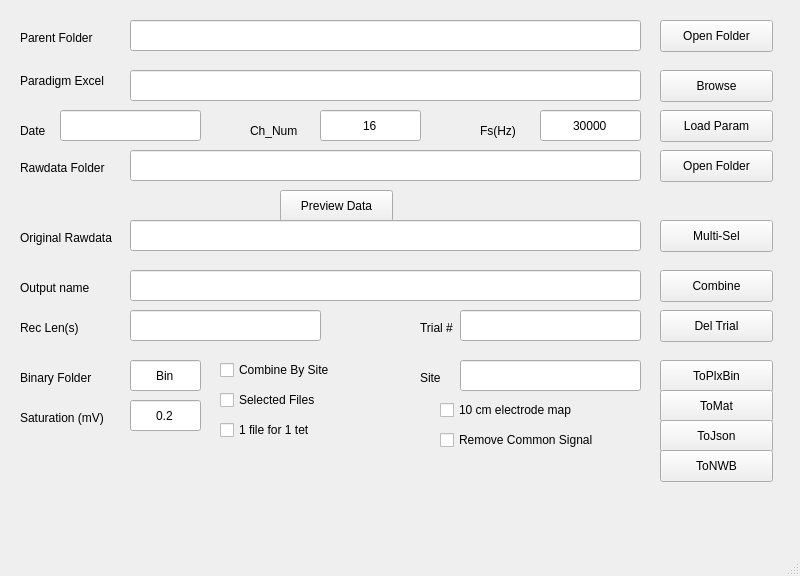
<?xml version="1.0" encoding="UTF-8"?>
<ui version="4.0">
 <class>MainWindow</class>
 <widget class="QMainWindow" name="MainWindow">
  <property name="geometry">
   <rect>
    <x>0</x>
    <y>0</y>
    <width>800</width>
    <height>576</height>
   </rect>
  </property>
  <property name="windowTitle">
   <string>MainWindow</string>
  </property>
  <widget class="QWidget" name="centralwidget">
   <widget class="QLineEdit" name="parent_folder_edit">
    <property name="geometry">
     <rect>
      <x>130</x>
      <y>20</y>
      <width>511</width>
      <height>31</height>
     </rect>
    </property>
   </widget>
   <widget class="QLabel" name="parent_folder_label">
    <property name="geometry">
     <rect>
      <x>20</x>
      <y>30</y>
      <width>91</width>
      <height>16</height>
     </rect>
    </property>
    <property name="text">
     <string>Parent Folder</string>
    </property>
   </widget>
   <widget class="QPushButton" name="open_parent_folder_btn">
    <property name="geometry">
     <rect>
      <x>660</x>
      <y>20</y>
      <width>113</width>
      <height>32</height>
     </rect>
    </property>
    <property name="text">
     <string>Open Folder</string>
    </property>
   </widget>
   <widget class="QLineEdit" name="para_excel_edit">
    <property name="geometry">
     <rect>
      <x>130</x>
      <y>70</y>
      <width>511</width>
      <height>31</height>
     </rect>
    </property>
   </widget>
   <widget class="QLabel" name="para_excel_label">
    <property name="geometry">
     <rect>
      <x>20</x>
      <y>70</y>
      <width>101</width>
      <height>21</height>
     </rect>
    </property>
    <property name="text">
     <string>Paradigm Excel</string>
    </property>
   </widget>
   <widget class="QPushButton" name="browse_para_excel_btn">
    <property name="geometry">
     <rect>
      <x>660</x>
      <y>70</y>
      <width>113</width>
      <height>32</height>
     </rect>
    </property>
    <property name="text">
     <string>Browse</string>
    </property>
   </widget>
   <widget class="QLabel" name="date_label">
    <property name="geometry">
     <rect>
      <x>20</x>
      <y>120</y>
      <width>31</width>
      <height>21</height>
     </rect>
    </property>
    <property name="text">
     <string>Date</string>
    </property>
   </widget>
   <widget class="QLineEdit" name="date_edit">
    <property name="geometry">
     <rect>
      <x>60</x>
      <y>110</y>
      <width>141</width>
      <height>31</height>
     </rect>
    </property>
   </widget>
   <widget class="QLabel" name="ch_num_label">
    <property name="geometry">
     <rect>
      <x>250</x>
      <y>120</y>
      <width>51</width>
      <height>21</height>
     </rect>
    </property>
    <property name="text">
     <string>Ch_Num</string>
    </property>
   </widget>
   <widget class="QLineEdit" name="ch_num_edit">
    <property name="geometry">
     <rect>
      <x>320</x>
      <y>110</y>
      <width>101</width>
      <height>31</height>
     </rect>
    </property>
    <property name="text">
     <string>16</string>
    </property>
    <property name="alignment">
     <set>Qt::AlignCenter</set>
    </property>
   </widget>
   <widget class="QLabel" name="fs_label">
    <property name="geometry">
     <rect>
      <x>480</x>
      <y>120</y>
      <width>51</width>
      <height>21</height>
     </rect>
    </property>
    <property name="text">
     <string>Fs(Hz)</string>
    </property>
   </widget>
   <widget class="QLineEdit" name="fs_edit">
    <property name="geometry">
     <rect>
      <x>540</x>
      <y>110</y>
      <width>101</width>
      <height>31</height>
     </rect>
    </property>
    <property name="text">
     <string>30000</string>
    </property>
    <property name="alignment">
     <set>Qt::AlignCenter</set>
    </property>
   </widget>
   <widget class="QPushButton" name="load_para_btn">
    <property name="geometry">
     <rect>
      <x>660</x>
      <y>110</y>
      <width>113</width>
      <height>32</height>
     </rect>
    </property>
    <property name="text">
     <string>Load Param</string>
    </property>
   </widget>
   <widget class="QLabel" name="rawdata_folder_label">
    <property name="geometry">
     <rect>
      <x>20</x>
      <y>160</y>
      <width>101</width>
      <height>16</height>
     </rect>
    </property>
    <property name="text">
     <string>Rawdata Folder</string>
    </property>
   </widget>
   <widget class="QLineEdit" name="rawdata_folder_edit">
    <property name="geometry">
     <rect>
      <x>130</x>
      <y>150</y>
      <width>511</width>
      <height>31</height>
     </rect>
    </property>
   </widget>
   <widget class="QPushButton" name="open_rawdata_folder_btn">
    <property name="geometry">
     <rect>
      <x>660</x>
      <y>150</y>
      <width>113</width>
      <height>32</height>
     </rect>
    </property>
    <property name="text">
     <string>Open Folder</string>
    </property>
   </widget>
   <widget class="QPushButton" name="prev_data_btn">
    <property name="geometry">
     <rect>
      <x>280</x>
      <y>190</y>
      <width>113</width>
      <height>32</height>
     </rect>
    </property>
    <property name="text">
     <string>Preview Data</string>
    </property>
   </widget>
   <widget class="QLabel" name="ori_rawdatas_label">
    <property name="geometry">
     <rect>
      <x>20</x>
      <y>230</y>
      <width>101</width>
      <height>16</height>
     </rect>
    </property>
    <property name="text">
     <string>Original Rawdata</string>
    </property>
   </widget>
   <widget class="QLineEdit" name="ori_rawdatas_edit">
    <property name="geometry">
     <rect>
      <x>130</x>
      <y>220</y>
      <width>511</width>
      <height>31</height>
     </rect>
    </property>
   </widget>
   <widget class="QPushButton" name="multisel_rawdatas_btn">
    <property name="geometry">
     <rect>
      <x>660</x>
      <y>220</y>
      <width>113</width>
      <height>32</height>
     </rect>
    </property>
    <property name="text">
     <string>Multi-Sel</string>
    </property>
   </widget>
   <widget class="QLabel" name="trial_n_label">
    <property name="geometry">
     <rect>
      <x>420</x>
      <y>320</y>
      <width>41</width>
      <height>16</height>
     </rect>
    </property>
    <property name="text">
     <string>Trial #</string>
    </property>
   </widget>
   <widget class="QLineEdit" name="trial_n_edit">
    <property name="geometry">
     <rect>
      <x>460</x>
      <y>310</y>
      <width>181</width>
      <height>31</height>
     </rect>
    </property>
    <property name="text">
     <string/>
    </property>
    <property name="alignment">
     <set>Qt::AlignCenter</set>
    </property>
   </widget>
   <widget class="QLabel" name="rawdata_outputname_label">
    <property name="geometry">
     <rect>
      <x>20</x>
      <y>280</y>
      <width>91</width>
      <height>16</height>
     </rect>
    </property>
    <property name="text">
     <string>Output name</string>
    </property>
   </widget>
   <widget class="QLineEdit" name="rawdata_outputname_edit">
    <property name="geometry">
     <rect>
      <x>130</x>
      <y>270</y>
      <width>511</width>
      <height>31</height>
     </rect>
    </property>
   </widget>
   <widget class="QPushButton" name="rawdata_comb_btn">
    <property name="geometry">
     <rect>
      <x>660</x>
      <y>270</y>
      <width>113</width>
      <height>32</height>
     </rect>
    </property>
    <property name="text">
     <string>Combine</string>
    </property>
   </widget>
   <widget class="QLabel" name="rec_len_label">
    <property name="geometry">
     <rect>
      <x>20</x>
      <y>320</y>
      <width>71</width>
      <height>16</height>
     </rect>
    </property>
    <property name="text">
     <string>Rec Len(s)</string>
    </property>
   </widget>
   <widget class="QLineEdit" name="rec_len_edit">
    <property name="geometry">
     <rect>
      <x>130</x>
      <y>310</y>
      <width>191</width>
      <height>31</height>
     </rect>
    </property>
    <property name="text">
     <string/>
    </property>
    <property name="alignment">
     <set>Qt::AlignCenter</set>
    </property>
   </widget>
   <widget class="QPushButton" name="del_trial_btn">
    <property name="geometry">
     <rect>
      <x>660</x>
      <y>310</y>
      <width>113</width>
      <height>32</height>
     </rect>
    </property>
    <property name="text">
     <string>Del Trial</string>
    </property>
   </widget>
   <widget class="QLabel" name="bin_folder_label">
    <property name="geometry">
     <rect>
      <x>20</x>
      <y>370</y>
      <width>81</width>
      <height>16</height>
     </rect>
    </property>
    <property name="text">
     <string>Binary Folder</string>
    </property>
   </widget>
   <widget class="QLineEdit" name="bin_folder_edit">
    <property name="geometry">
     <rect>
      <x>130</x>
      <y>360</y>
      <width>71</width>
      <height>31</height>
     </rect>
    </property>
    <property name="text">
     <string>Bin</string>
    </property>
    <property name="alignment">
     <set>Qt::AlignCenter</set>
    </property>
   </widget>
   <widget class="QLabel" name="label_12">
    <property name="geometry">
     <rect>
      <x>20</x>
      <y>410</y>
      <width>101</width>
      <height>16</height>
     </rect>
    </property>
    <property name="text">
     <string>Saturation (mV)</string>
    </property>
   </widget>
   <widget class="QLineEdit" name="lineEdit_12">
    <property name="geometry">
     <rect>
      <x>130</x>
      <y>400</y>
      <width>71</width>
      <height>31</height>
     </rect>
    </property>
    <property name="text">
     <string>0.2</string>
    </property>
    <property name="alignment">
     <set>Qt::AlignCenter</set>
    </property>
   </widget>
   <widget class="QLabel" name="site_label">
    <property name="geometry">
     <rect>
      <x>420</x>
      <y>370</y>
      <width>31</width>
      <height>16</height>
     </rect>
    </property>
    <property name="text">
     <string>Site</string>
    </property>
   </widget>
   <widget class="QLineEdit" name="site_edit">
    <property name="geometry">
     <rect>
      <x>460</x>
      <y>360</y>
      <width>181</width>
      <height>31</height>
     </rect>
    </property>
    <property name="text">
     <string/>
    </property>
    <property name="alignment">
     <set>Qt::AlignCenter</set>
    </property>
   </widget>
   <widget class="QPushButton" name="to_plxbin_btn">
    <property name="geometry">
     <rect>
      <x>660</x>
      <y>360</y>
      <width>113</width>
      <height>32</height>
     </rect>
    </property>
    <property name="text">
     <string>ToPlxBin</string>
    </property>
   </widget>
   <widget class="QPushButton" name="to_mat_btn">
    <property name="geometry">
     <rect>
      <x>660</x>
      <y>390</y>
      <width>113</width>
      <height>32</height>
     </rect>
    </property>
    <property name="text">
     <string>ToMat</string>
    </property>
   </widget>
   <widget class="QPushButton" name="to_json_btn">
    <property name="geometry">
     <rect>
      <x>660</x>
      <y>420</y>
      <width>113</width>
      <height>32</height>
     </rect>
    </property>
    <property name="text">
     <string>ToJson</string>
    </property>
   </widget>
   <widget class="QPushButton" name="to_nwb_btn">
    <property name="geometry">
     <rect>
      <x>660</x>
      <y>450</y>
      <width>113</width>
      <height>32</height>
     </rect>
    </property>
    <property name="text">
     <string>ToNWB</string>
    </property>
   </widget>
   <widget class="QCheckBox" name="comb_site_chk">
    <property name="geometry">
     <rect>
      <x>220</x>
      <y>360</y>
      <width>131</width>
      <height>20</height>
     </rect>
    </property>
    <property name="text">
     <string>Combine By Site</string>
    </property>
   </widget>
   <widget class="QCheckBox" name="selfiles_chk">
    <property name="geometry">
     <rect>
      <x>220</x>
      <y>390</y>
      <width>111</width>
      <height>20</height>
     </rect>
    </property>
    <property name="text">
     <string>Selected Files</string>
    </property>
   </widget>
   <widget class="QCheckBox" name="sep_tet_chk">
    <property name="geometry">
     <rect>
      <x>220</x>
      <y>420</y>
      <width>111</width>
      <height>20</height>
     </rect>
    </property>
    <property name="text">
     <string>1 file for 1 tet</string>
    </property>
   </widget>
   <widget class="QCheckBox" name="ele_map_10cm_chk">
    <property name="geometry">
     <rect>
      <x>440</x>
      <y>400</y>
      <width>151</width>
      <height>20</height>
     </rect>
    </property>
    <property name="text">
     <string>10 cm electrode map</string>
    </property>
   </widget>
   <widget class="QCheckBox" name="rem_com_chk">
    <property name="geometry">
     <rect>
      <x>440</x>
      <y>430</y>
      <width>171</width>
      <height>20</height>
     </rect>
    </property>
    <property name="text">
     <string>Remove Common Signal</string>
    </property>
   </widget>
  </widget>
  <widget class="QMenuBar" name="menubar">
   <property name="geometry">
    <rect>
     <x>0</x>
     <y>0</y>
     <width>800</width>
     <height>22</height>
    </rect>
   </property>
  </widget>
  <widget class="QStatusBar" name="statusbar"/>
 </widget>
 <resources/>
 <connections/>
</ui>
